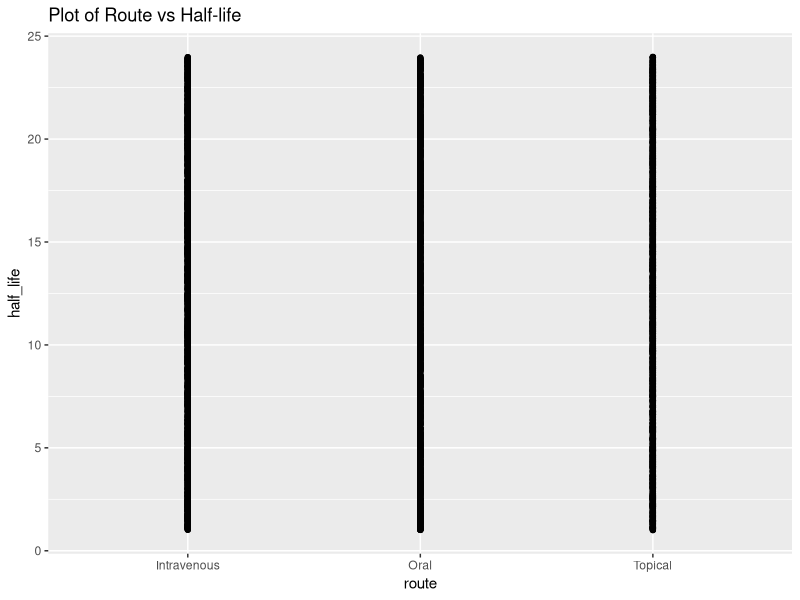

The R script that drew this image: (Note: this script raises an error after producing the figure.)
# DEMO FOR VANADRO

# In this page, I generate a sample dataset on R within the context of pharmacy 
# to demonstrate how to analyze utilizing various statistical techniques.

# First of all, we need to load the necessary libraries:
library(tibble)
library(knitr)
library(ggplot2)

# Create a sample dataset using pharmacy concepts.
pharma_data <- tibble(
  drug_name = sample(c("Drug A", "Drug B", "Drug C"), 5000, replace = TRUE),
  route = sample(c("Oral", "Intravenous", "Topical"), 5000, replace = TRUE),
  bioavailability = runif(5000, 0.1, 1),
  half_life = runif(5000, 1, 24)
)

# drug_name: Name of the drug, with three levels: "Drug A", "Drug B", and "Drug C".
# route: Administration for the drug, with three levels: "Oral", "Intravenous", and "Topical".
# bioavailability: Which is a measure of the proportion of the drug that reaches the systemic circulation after administration. It is randomly generated using the runif() function to generate random numbers between 0.1 and 1.
# half_life: Time it takes for the concentration of the drug in the body to decrease by half. It is randomly generated using the runif() function to generate random numbers between 1 and 24, representing hours.

# Display the dataset as a table using kable()
kable(pharma_data, caption = "Pharma-drug Dataset")

# Check the data types using summary () or typeof()
summary(pharma_data)
print(typeof(pharma_data$half_life))

# Compute basic descriptive stats:
sd(pharma_data$half_life)

# --------------------------------------------------------------------------------------------------------
# Want CHARTS/GRAPHS of our data using a few options to get some insights into the context. 

# Create a simple plot with route vs half-life variables:
p <- ggplot(data = pharma_data, aes(x = route, y = half_life))

p <- p + geom_point()

p <- p + ggtitle("Plot of Route vs Half-life")

plot(p)

# Add a Boxplot to see if it makes the data look better.
boxplot(pharma_data$bioavailability ~ pharma_data$drug_name, 
        data = df, 
        main = "Box Plot of Drugs vs Bioavailability",    # Add a title to the plot
        xlab = "Drug  Names",                             # Label the x-axis
        ylab = "Bioavailability",                         # Label the y-axis
        notch = TRUE,                                     # Add notches to the boxes
        outline = FALSE,                                  # Remove outliers
        col = c("lightblue", "lightgreen"),               # Set color of the boxes for each group
        border = "black"                                  # Set color of the box borders
)

# Create a different boxplot with 'Drug Name' on x-axis, 'Half-life' on y-axis, and 'Route' as grouping variable
p <- ggplot(data = pharma_data, aes(x = drug_name, y = half_life, fill = route)) +
  geom_boxplot() +
  labs(x = "Drug Names", y = "Half-life") +
  ggtitle("Boxplot of Half-life of Different Drugs Based on Administration") +
  theme_minimal()

print(p)

# Maybe we like to examine bioavailability, half-life for different drugs all together:
p <- ggplot(data = pharma_data, aes(x = bioavailability, y = half_life, color = drug_name))

p <- p + geom_point()

p <- p + xlab("Bioavailability") + ylab("Half_life")

p <- p + ggtitle("Bioavailability and Half-life of All Drugs")

print(p)

# Create a butterfly chart using ggplot2
butterfly_chart <- ggplot(data = pharma_data, aes(x = drug_name)) +
  geom_col(aes(y = - half_life, fill = "half_life"), width = 0.4, position = "identity") +
  geom_col(aes(y = bioavailability, fill = "bioavailability"), width = 0.4, position = "identity") +
  scale_fill_manual(name = "Drug Characteristics", values = c("half_life" = "blue", "bioavailability" = "red"),
                    labels = c("half_life", "bioavailability")) +
  coord_flip() +
  labs(title = "Butterfly Chart",
       x = "Drug Name",
       y = "Values") +
  theme_minimal()

print(butterfly_chart)

# BETTER looking butterfly chart:
# Create sample data
data <- data.frame(Category = c("Category 1", "Category 2", "Category 3", "Category 4"),
                   Value1 = c(20, 30, 40, 50),
                   Value2 = c(-10, -25, -15, -5))

butterfly_chart <- ggplot(data, aes(x = Category)) +
  geom_col(aes(y = Value1, fill = "Value 1"), width = 0.4, position = "identity") +
  geom_col(aes(y = Value2, fill = "Value 2"), width = -0.4, position = "identity") +
  scale_fill_manual(name = "Value", values = c("Value 1" = "green", "Value 2" = "purple"),
                    labels = c("Value 1", "Value 2")) +
  coord_flip() +
  labs(title = "Butterfly Chart",
       x = "Category",
       y = "Value") +
  theme_minimal()

print(butterfly_chart)

# --------------------------------------------------------------------------------------------------------
# Next, we do some sample Data Analysis

# Chi-squared test for independence: This test is applied for categorical variables.

# Create a contingency table for drug_name and route
contingency_table <- table(pharma_data$drug_name, pharma_data$route)

result <- chisq.test(contingency_table)

print(result)
# Since p-value is above 0.05, we fail to reject the null hypothesis of 
# independence between the "drug_name" and "route" variables, and 
# conclude that there is no evidence of an association between these two variables.


# Simple Linear Regression Model for simple predictions
# Q1 - Is there a relationship between drug half-life and route?
# Y = B1(X1) + e | where Y is response variable, X1, X2 are predictors, e is error term.

model <- lm(half_life ~ route, data = pharma_data, family = binomial)

summary(model)
# Interpret: We do not see any significant association between route and drug half-life.
# R-squared gives you the variation in response variable explained by the model.


# Multiple Linear Regression Model for simple predictions
# Q2 - What other variables are associated with drug half-life?
# Y = B1(X1) + B2(X2) + e | where Y is response variable, X1, X2 are predictors, e is error.

model <- lm(half_life ~ route + drug_name + bioavailability, data = pharma_data, family = binomial)

summary(model)
# Interpret: It is expected that Drug C increased half-life by 0.43 units with a statistical 
# significance at p = 0.1 (rather than p = 0.05) when all the other variables held constant.


# Compute the correlation matrix. It can only be applied to numeric values.
pharma_data <- tibble(
  drug_name = sample(c("Drug A", "Drug B", "Drug C"), 5000, replace = TRUE),
  route = sample(c("Oral", "Intravenous", "Topical"), 5000, replace = TRUE),
  bioavailability = runif(5000, 0.1, 1),
  half_life = runif(5000, 1, 24)
)

df <- data.frame(pharma_data)

numeric_vars <- df[, sapply(df, is.numeric)]

cor_matrix <- cor(numeric_vars)

print(cor_matrix)

# Interaction effect (synergy) - it's an important aspect of data analysis. 
# Usually variables that are higly correlated would be considered for this. 

model <- lm(half_life ~ route*drug_name + bioavailability, data = pharma_data, family = binomial)

summary(model)

# In order to make our analysis more sophisticated, we can turn it into a classification problem.
# Example Logit function
x <- seq(-6, 6, by = 0.1)
y <- exp(x) / (1 + exp(x))

plot(x, y, type = "l", lty = 1, lwd = 2, ylim = c(0, 1), 
     xlab = "Predictor (X)", ylab = "Probability of Outcome (Y)", 
     main = "Logistic Regression Function")

# Fit a logistic regression model. But we need to convert our bioavailibility into a binary variable - low/high.
pharma_data <- tibble(
  drug_name = sample(c("Drug A", "Drug B", "Drug C"), 5000, replace = TRUE),
  route = sample(c("Oral", "Intravenous", "Topical"), 5000, replace = TRUE),
  bioavailability = as.factor(ifelse(runif(5000) > 0.5, "High", "Low")),
  half_life = runif(5000, 1, 24)
)

model <- glm(bioavailability ~ route + half_life, data = pharma_data, family = binomial)

summary(model)

# We take exp() of coefficients to compute odds-ratio in percentage:
# Extract coefficient estimates, standard errors, and p-values
coef_estimates <- coef(summary(model))[, "Estimate"]
std_errors <- coef(summary(model))[, "Std. Error"]
p_values <- coef(summary(model))[, "Pr(>|z|)"]

# Compute odds ratios and convert to percentages
odds_ratios <- exp(coef_estimates)
odds_ratios_percent <- (odds_ratios - 1) * 100

# Create a data frame to store the results
results <- data.frame(
  Predictor = names(coef_estimates),
  Coefficient = coef_estimates,
  Standard_Error = std_errors,
  P_Value = p_values,
  Odds_Ratio = odds_ratios,
  Odds_Ratio_Percent = odds_ratios_percent
)

print(results)

# Odds_Ratio_Percent column as the percentage change in the odds of the binary response variable
# for a one-unit increase in the corresponding predictor variable, holding other variables constant.

# Example Interpretation: The Odds_Ratio_Percent for "Topical" is -4%. 
# This means that for a one-unit increase in the route being "Topical", while holding other 
# variables constant, the odds of the binary outcome ("High" bio-availability) 
# is expected to decrease by 4%.
